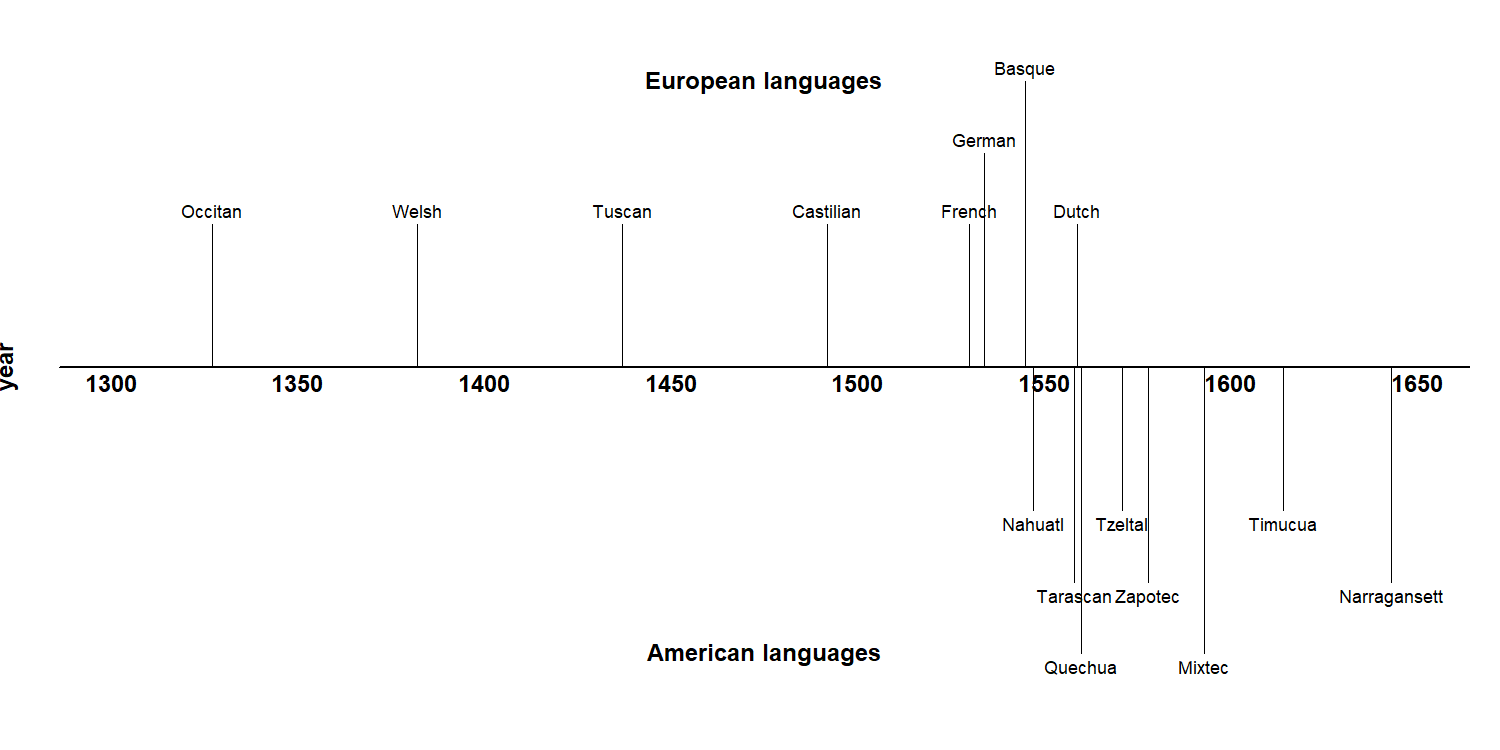

Here is the R script that generated this plot:
data <- read.csv(
  "data/grammars.csv",
  colClasses = c("character", "integer", "character"),
  header     = TRUE
)

data <- data[which(data$year > 1300), ]

Europe   <- data[which(data$continent == "Europe"), ]
Americas <- data[which(data$continent == "Americas"), ]

png(
  filename = "stats/figures/grammars/grammars.png",
  height   = 750,
  width    = 1500
)

# create an empty plot

plot(
  NA,
  axes   = FALSE,
  xlab   = "",
  xlim   = c(1300, 1650),
  ylab   = "year",
  ylim   = c(-0.5, 0.5)
)

text(
  1475,
  0.5,
  cex    = 1.5,
  font   = 2,
  labels = c("European languages")
)

text(
  1475,
  -0.5,
  cex    = 1.5,
  font   = 2,
  labels = c("American languages")
)

# create axis with year labels

abline(
  h   = 0,
  lwd = 2
)

axis_labels <- seq.int(1300, 1650, 50)

text(
  axis_labels,
  0,
  cex    = 1.5,
  font   = 2,
  labels = axis_labels,
  pos    = 1
)

# add data points

Europe_pos   <- c(0.25, 0.375, 0.25, 0.25, 0.25, 0.375, 0.5, 0.25)
Americas_pos <- c(0.25, 0.375, 0.5)

segments(
  Europe$year,
  0,
  Europe$year,
  Europe_pos
)

segments(
  Americas$year,
  0,
  Americas$year,
  -Americas_pos
)

text(
  Europe$year,
  Europe_pos,
  cex    = 1.5,
  labels = Europe$language,
  pos    = 3
)

text(
  Americas$year,
  -Americas_pos,
  cex    = 1.5,
  labels = Americas$language,
  pos    = 1
)

dev.off()